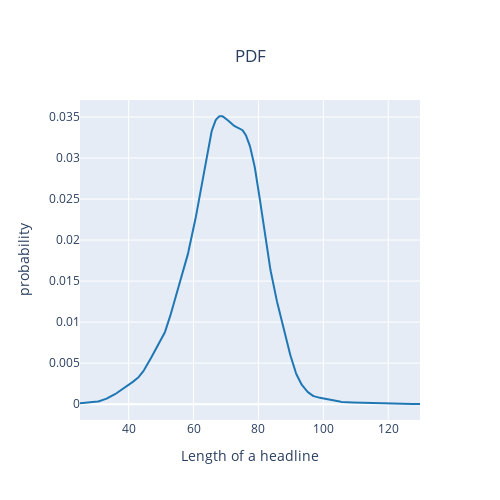

Notebook source saved alongside this figure:
### Code cell
# Probability distribution function of headline lenght similar to Gaussian function

fig = ff.create_distplot([news_articles['headline'].str.len()], ["ht"],show_hist=False,show_rug=False)

fig['layout'].update(title={'text':'PDF','y':0.9,'x':0.5,'xanchor': 'center','yanchor': 'top'}, xaxis_title="Length of a headline",yaxis_title="probability")

fig.update_layout(showlegend = False,width=500,height=500)

fig

### Figure 1 — Plotly figure (JSON) as saved in the notebook; plotly's stock layout.template omitted (floating-point values rounded to 4 significant figures; data arrays with more than 128 entries replaced by an {"elided": "..."} marker saying what was removed)
{"data": [{"legendgroup": "ht", "marker": {"color": "rgb(31, 119, 180)"}, "mode": "lines", "name": "ht", "showlegend": true, "type": "scatter", "x": {"elided": "500 float values"}, "xaxis": "x", "y": {"elided": "500 float values"}, "yaxis": "y"}], "layout": {"barmode": "overlay", "height": 500, "hovermode": "closest", "legend": {"traceorder": "reversed"}, "showlegend": false, "title": {"text": "PDF", "x": 0.5, "xanchor": "center", "y": 0.9, "yanchor": "top"}, "width": 500, "xaxis": {"anchor": "y2", "domain": [0, 1], "title": {"text": "Length of a headline"}, "zeroline": false}, "yaxis": {"anchor": "free", "domain": [0, 1], "position": 0, "title": {"text": "probability"}}}}
